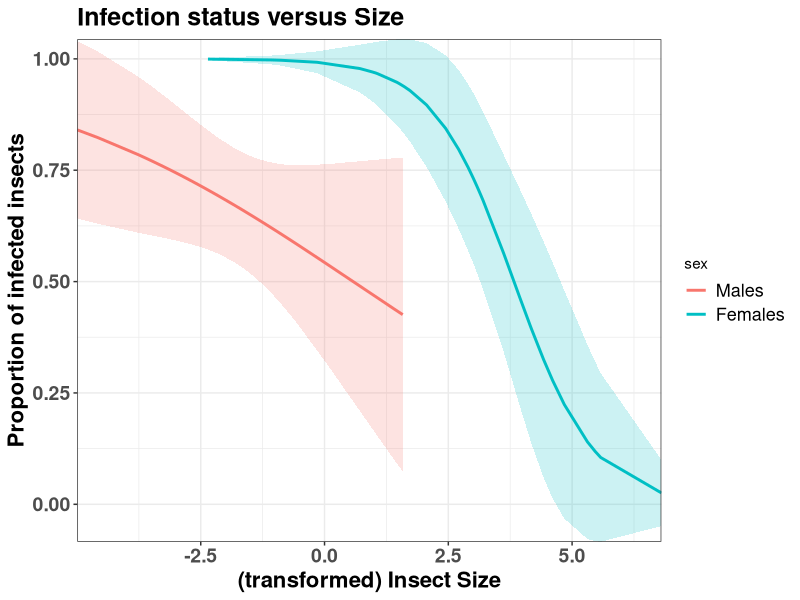
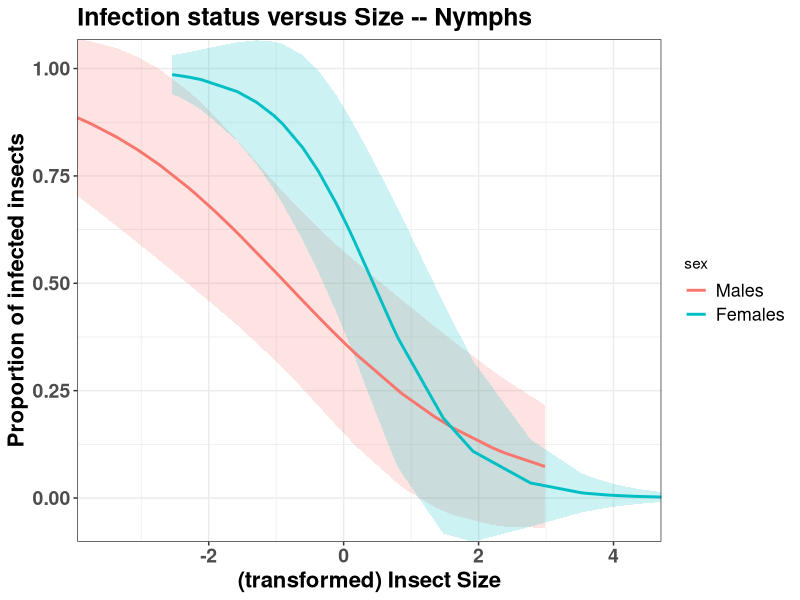

Generate these figures, in order, with R:
### This script gives part of the morphometric analyses in Vasconcellos et al. (2014).
### First we use principal components analysis (PCA) to obtain orthogonal factors from the morphometric data.
### These factors represent indenpendent morphologic dimensions and we identified the first to be connected with overall size.
### We then use the first component as a predictor for infectious status, while controling for gender (sex) differences.
### This last step is carried out using a binary generalised linear model (GLM) with a logit link function.  
## Copyleft (or the one to blame): Carvalho, LMF (2014).
## last updated: 09/11/2014
library(FactoMineR); library(arm);library(ggplot2)
dataA <- data.frame(read.table("data/plasticity.txt", header = TRUE))
dataN <- data.frame(read.table("data/nymph_plasticity.txt", header = TRUE))
#
dataA$STATUS <- factor(dataA$STATUS)
dataN$STATUS <- factor(dataN$STATUS)

dataA$G <- factor(dataA$G)
dataN$G <- factor(dataN$G)

dataA.na <- na.omit(dataA)
dataN.na <- na.omit(dataN)
#
alpha <- .025
Z <- qnorm(alpha)

ppA <- PCA(dataA.na, quali.sup = 12:13, graph = FALSE)
ppN <- PCA(dataN.na, ncp = 11,quali.sup = 8:10, graph = FALSE)

dtA <- data.frame(ppA$ind$coord, dataA.na[, 12:13])
dtN <- data.frame(ppN$ind$coord,dataN.na[, 8:10])

mA <- bayesglm(STATUS ~ Dim.1 * G, data = dtA, family = "binomial", prior.scale = 1000, prior.df = 7)
pA <- predict(mA, se.fit = TRUE, type = "response")

pAdt <- data.frame(p = pA$fit,
                   lwr = pA$fit-Z*pA$se.fit,
                   upr = pA$fit+Z*pA$se.fit,
                   sex = factor(dataA.na$G, labels = c("Males", "Females")),
                   Size = ppA$ind$coord[, 1])

mN <- bayesglm(STATUS~Dim.1*G, data = dtN, family = "binomial", prior.scale = 1000, prior.df = Inf)
pN <- predict(mN,se.fit = TRUE, type = "response")
pNdt <- data.frame(p = pN$fit,
                   lwr = pN$fit-Z*pN$se.fit,
                   upr = pN$fit+Z*pN$se.fit,
                   sex = factor(dataN.na$G,labels = c("Males","Females")),
                   Size = ppN$ind$coord[, 1])
# Plotting
pdf(file = "figs/morphometry_GLM.pdf")
ggplot(pAdt, aes(x = Size, y = p)) +
  ggtitle("Infection status versus Size") + 
  geom_ribbon(aes(ymin = lwr, ymax = upr, fill = sex), alpha = .2) +
  scale_x_continuous("(transformed) Insect Size", expand = c(0, 0)) +
  scale_y_continuous("Proportion of infected insects", expand = c(0, 0)) + # proportion
  guides(fill = FALSE) + 
  theme_bw() +
  theme(axis.text = element_text(size = 14, face = "bold"),
        plot.title = element_text(size = 18, face = "bold"),
        legend.text = element_text(size = 13),
        axis.title = element_text(size = 16, face = "bold")) +
  labs(fill = "sex")+
  geom_line(aes(colour = sex), size = 1)
dev.off()
###
pdf(file = "figs/morphometry_GLM_nymphs.pdf")
ggplot(pNdt, aes(x = Size, y = p)) +
  ggtitle("Infection status versus Size -- Nymphs") + 
  geom_ribbon(aes(ymin = lwr, ymax = upr, fill = sex), alpha = .2) +
  scale_x_continuous("(transformed) Insect Size", expand = c(0, 0)) +
  scale_y_continuous("Proportion of infected insects", expand = c(0, 0)) + # proportion
  guides(fill = FALSE) + 
  theme_bw() +
  theme(axis.text = element_text(size = 14, face = "bold"),
        plot.title = element_text(size = 18, face = "bold"),
        legend.text = element_text(size = 13),
        axis.title = element_text(size = 16, face = "bold")) +
  labs(fill = "sex")+
  geom_line(aes(colour = sex), size = 1)
dev.off()
